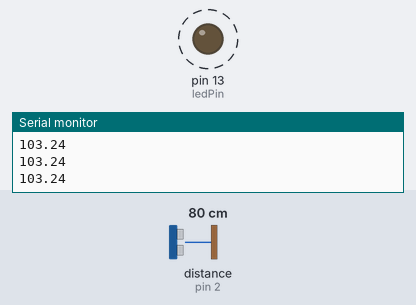
Recording of a sketch running on a simulated Arduino Uno, built with avr-gcc and run on an emulated ATmega328P. On the bench: output pins drawn as LEDs (lit = HIGH), the last lines printed to the serial monitor. Wiring (inferred from the names in the program): ultrasonic range finder: trigger pin 3; echo pin 2. Dashed ring = blinking. The inputs (shaded band) are chosen by the test bench; at power-on: distance to the obstacle (sensor on pin 2) 80 cm. The echo pulse lasts 58.3 µs per cm; pins used as bus, display or sensor lines are not drawn.

Above: at 1.11 s.
1.3 s: distance to the obstacle (sensor on pin 2) set to 120 cm
At 1.59 s:
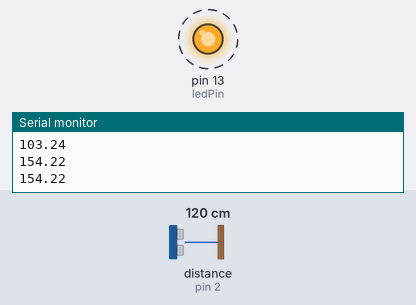
4.3 s: distance to the obstacle (sensor on pin 2) set to 2 cm
At 4.65 s:
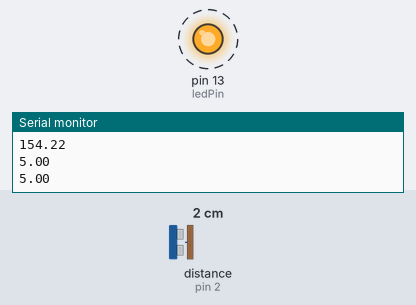
Timing chart, 0 to 13.3 s (numbered marks = the images above; inputs shaded):
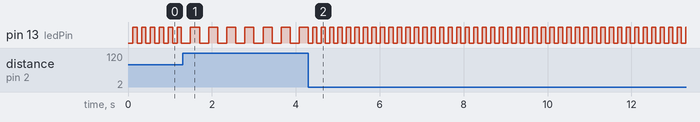

The sketch:

lab1-activity8-19ja27.ino
```cpp
/**
lab1-activty3-19ja27.ino
Joshua Argiropoulos (19ja27@queensu.ca)
2022-02-17
*/

int echoPin = 2;
int trigPin = 3;
//Sets the echo pin to 2 and the trig pin to 3

long echoTime;
//creates variable for the echo time
int range;
// creates variable for the range
float period;
int ledState = LOW;
//Has the LED light start off
unsigned long previousMillis = 0;
const int ledPin =  LED_BUILTIN;

void setup() {
  pinMode(trigPin, OUTPUT);
  // Used to set the trigPin as the output
  pinMode(ledPin, OUTPUT);
  //Used to create LED output
  pinMode(echoPin, INPUT);
  //Used tp set the echoPin as the input
  Serial.begin(9600);
}
void loop() {
  // Clears the trigPin condition
  digitalWrite(trigPin, LOW);
  delayMicroseconds(2);
  // Turns the trigPin on for 10 microseconds
  digitalWrite(trigPin, HIGH);
  delayMicroseconds(10);
  digitalWrite(trigPin, LOW);
  // returns the echo time travel time in microseconds
  echoTime = pulseIn(echoPin, HIGH);
  // Calculating the range
  range = echoTime * 0.035 / 2;
  //The range is equal to the echo time multiplied by the speed of sound divided 2.


  if (range >= 400){
    period = 1000;
    //Period is equal to 1/(1 Hz) *1000 milliseconds
  }
  else if (range <= 2){
    period = 10;
    //period is equal to 1/(100 Hz) * 100 miliseconds
  }
  else {
    period = range*2.487+5.025;
    //Used the equation of a line between 1000 and 10 for the period

  }

  unsigned long currentMillis = millis();

  if (currentMillis - previousMillis >= (period/2)) {
    //period divided by 2 because this is the time between On to Off and not a full cycle of On to Off to On again
    //save the last time you blinked the LED
    previousMillis = currentMillis;

    // Used to change the state of the LED light from On to Off or Off to On
    if (ledState == LOW) {
      ledState = HIGH;
    } else {
      ledState = LOW;
    }
    digitalWrite(ledPin, ledState);
    //Displays the output of the LED to the arduino board
  }
  delay(100);
  Serial.println(period/2);
  //Print statement to interval of which the LED blinks

}
```

Measured:
- after the input at 1.3 s, pin 13 (ledPin): alternates HIGH for 0.22 s and LOW for 0.22 s, starting after 0.19 s
- after the input at 4.3 s, pin 13 (ledPin): alternates HIGH for 0.10 s and LOW for 0.10 s, starting after 0.10 s
- by itself, pin 13 (ledPin): alternates HIGH for 0.11 s and LOW for 0.11 s
